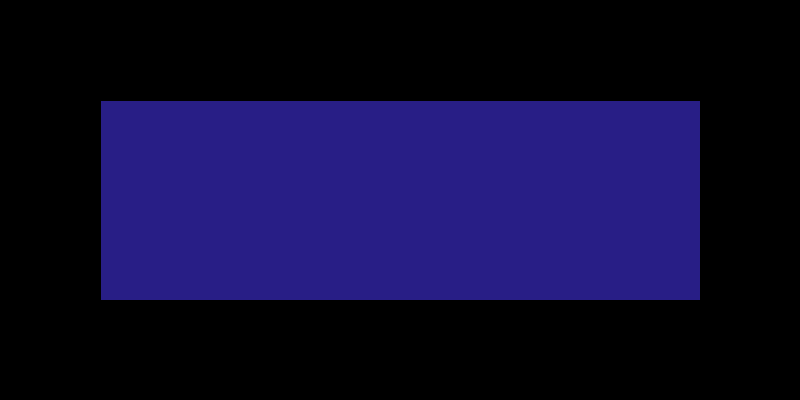
Frame 1 (no input)
Frame 60 (the mouse pressed at the canvas centre just before this capture): identical to frame 1, image omitted
Frame 120 (the mouse held since frame 60 and released just before this capture): identical to frame 1, image omitted

The Processing sketch that drew this single still picture (run headless with seeded random() and noise(); from frame 60 on, the mouse is pressed at the canvas centre):

// Processing sketch: Punto2_JuegoDado
// ── Punto2_JuegoDado.pde
private Tablero tablero;
private Dado dado;   

public void setup(){
  size(800,400);
  background(0);

  
  tablero = new Tablero();
  dado = new Dado();
}

public void draw(){
  tablero.display();
  tablero.mostrarValor();  
}

public void mouseReleased(){
  dado.generarValor();
}

public void keyReleased(){
  if (keyCode==ENTER || dado.getCont()>11){
    dado.mostrarResultados();
  }
}

// ── Dado.pde
private class Dado extends GameObject {

  private color colorDado;
  private color colorPuntos;
  private int valor;
  private int tamDado;
  private int tamPuntos;
  private float centroX, centroY,
                izqSupX, izqSupY,
                derSupX, derSupY,
                izqInfX, izqInfY,
                derInfX, derInfY,
                izqMidX, izqMidY,
                derMidX, derMidY;
                
  private float d;
  private float resultados[];
  private int c, i, x;
 

  public Dado() {

    colorDado=color(#79FFE3);
    colorPuntos=color(#8179FF);
    
    tamDado= 50;
    tamPuntos= 10;
    posicion = new PVector(width/2-tamDado/2, height/2-tamDado/2);
    
    c=0;
    x=0;
    resultados = new float[12];

    //Posiciones de los puntos-------------------------------------------------------
    centroX=posicion.x+tamDado/2;
    centroY=posicion.y+tamDado/2;

    izqSupX=posicion.x+10;
    izqSupY=posicion.y+10;

    derSupX=posicion.x+tamDado-10;
    derSupY=posicion.y+10;

    izqInfX=posicion.x+10;
    izqInfY=posicion.y+tamDado-10;

    derInfX=posicion.x+tamDado-10;
    derInfY=posicion.y+tamDado-10;

    izqMidX=posicion.x+10;
    izqMidY=posicion.y+tamDado/2;

    derMidX=posicion.x+tamDado-10;
    derMidY=posicion.y+tamDado/2;
  }
  
  public void generarValor(){
    d=random((int)1, 7);
    resultados[c]=d;
    c++;
  }
  
  public void mostrarResultados(){
    println("Resultados obtenidos:");
    for (i=0;i<12;i++){
      print((int)resultados[i]+"  ");
      x++;
      if (x==4){
        println();
        x=0;
      }
    }
    x=0;
    println();
  }

  public void display() {
    valor=(int)d;
    
    
    switch (valor) {
    case 1:
      fill(colorDado);
      square(posicion.x, posicion.y, tamDado);
      fill(colorPuntos);
      ellipse(centroX, centroY, tamPuntos, tamPuntos);
      break;
    case 2:
      fill(colorDado);
      square (posicion.x, posicion.y, tamDado);
      fill(colorPuntos);
      ellipse(izqSupX, izqSupY, tamPuntos, tamPuntos);
      ellipse(derInfX, derInfY, tamPuntos, tamPuntos);
      break;
    case 3:
      fill(colorDado);
      square (posicion.x, posicion.y, tamDado);
      fill(colorPuntos);
      ellipse(izqSupX, izqSupY, tamPuntos, tamPuntos);
      ellipse(centroX, centroY, tamPuntos, tamPuntos);
      ellipse(derInfX, derInfY, tamPuntos, tamPuntos);
      break;
    case 4:
      fill(colorDado);
      square (posicion.x, posicion.y, tamDado);
      fill(colorPuntos);
      ellipse(izqSupX, izqSupY, tamPuntos, tamPuntos);
      ellipse(derInfX, derInfY, tamPuntos, tamPuntos);
      ellipse(derSupX, derSupY, tamPuntos, tamPuntos);
      ellipse(izqInfX, izqInfY, tamPuntos, tamPuntos);
      break;
    case 5:
      fill(colorDado);
      square (posicion.x, posicion.y, tamDado);
      fill(colorPuntos);
      ellipse(izqSupX, izqSupY, tamPuntos, tamPuntos);
      ellipse(derInfX, derInfY, tamPuntos, tamPuntos);
      ellipse(centroX, centroY, tamPuntos, tamPuntos);
      ellipse(derSupX, derSupY, tamPuntos, tamPuntos);
      ellipse(izqInfX, izqInfY, tamPuntos, tamPuntos);
      break;
    case 6:
      fill(colorDado);
      square (posicion.x, posicion.y, tamDado);
      fill(colorPuntos);
      ellipse(izqSupX, izqSupY, tamPuntos, tamPuntos);
      ellipse(derInfX, derInfY, tamPuntos, tamPuntos);
      ellipse(derSupX, derSupY, tamPuntos, tamPuntos);
      ellipse(izqInfX, izqInfY, tamPuntos, tamPuntos);
      ellipse(izqMidX, izqMidY, tamPuntos, tamPuntos);
      ellipse(derMidX, derMidY, tamPuntos, tamPuntos);
      break;
    }
  }
  
  public int getValor(){
    return this.valor;
  }
  
  public int getCont(){
    return this.c;
  }
}

// ── GameObject.pde
abstract class GameObject{
  protected PVector posicion;
  
  abstract void display();
  
  public PVector posicion(){
    return this.posicion;
  }
}

// ── Tablero.pde
private class Tablero extends GameObject{
  
  private color colorTablero;
  private int tableWidth;
  private int tableHeight;
  private color colorTexto;
  
  public Tablero(){
    posicion = new PVector(100,100);
    colorTexto=color(#A0FFED);
    colorTablero=color(#281E86);
    tableWidth=600;
    tableHeight=200;
  }
  
  public void display(){
    fill(colorTablero);
    rect(posicion.x,posicion.y,tableWidth,tableHeight);
    
    
    
    dado.display();
  }
  
  public void mostrarValor(){
    switch((int)dado.getValor()){
      case 1:
        fill(colorTexto);
        text("Uno",posicion.x+500,posicion.y+10);
        break;
      case 2:
        fill(colorTexto);
        text("Dos",posicion.x+500,posicion.y+10);
        break;
      case 3:
        fill(colorTexto);
        text("Tres",posicion.x+500,posicion.y+10);
        break;
      case 4:
        fill(colorTexto);
        text("Cuatro",posicion.x+500,posicion.y+10);
        break;
      case 5:
        fill(colorTexto);
        text("Cinco",posicion.x+500,posicion.y+10);
        break;
      case 6:
        fill(colorTexto);
        text("Seis",posicion.x+500,posicion.y+10);
        break;
    }      
  }
}
